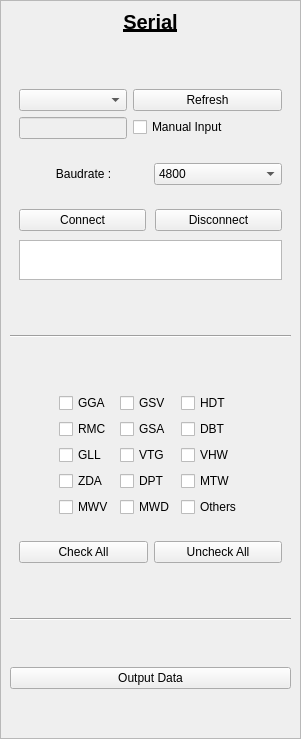
         <widget class="QFrame" name="verticalFrame_udp_output_2">
          <property name="frameShape">
           <enum>QFrame::Shape::StyledPanel</enum>
          </property>
          <layout class="QVBoxLayout" name="verticalLayout_11">
           <property name="leftMargin">
            <number>9</number>
           </property>
           <property name="topMargin">
            <number>9</number>
           </property>
           <property name="rightMargin">
            <number>9</number>
           </property>
           <property name="bottomMargin">
            <number>9</number>
           </property>
           <item>
            <widget class="QLabel" name="label_23">
             <property name="sizePolicy">
              <sizepolicy hsizetype="Preferred" vsizetype="Maximum">
               <horstretch>0</horstretch>
               <verstretch>0</verstretch>
              </sizepolicy>
             </property>
             <property name="font">
              <font>
               <pointsize>15</pointsize>
               <bold>true</bold>
               <underline>true</underline>
              </font>
             </property>
             <property name="text">
              <string>Serial</string>
             </property>
             <property name="alignment">
              <set>Qt::AlignmentFlag::AlignCenter</set>
             </property>
            </widget>
           </item>
           <item>
            <spacer name="verticalSpacer_22">
             <property name="orientation">
              <enum>Qt::Orientation::Vertical</enum>
             </property>
             <property name="sizeHint" stdset="0">
              <size>
               <width>20</width>
               <height>40</height>
              </size>
             </property>
            </spacer>
           </item>
           <item>
            <layout class="QHBoxLayout" name="horizontalLayout_17">
             <property name="leftMargin">
              <number>9</number>
             </property>
             <property name="topMargin">
              <number>9</number>
             </property>
             <property name="rightMargin">
              <number>9</number>
             </property>
             <property name="bottomMargin">
              <number>9</number>
             </property>
             <item>
              <layout class="QVBoxLayout" name="verticalLayout_20">
               <item>
                <widget class="QComboBox" name="comboBox_serial_output_port_list">
                 <property name="sizePolicy">
                  <sizepolicy hsizetype="Ignored" vsizetype="Fixed">
                   <horstretch>0</horstretch>
                   <verstretch>0</verstretch>
                  </sizepolicy>
                 </property>
                 <property name="minimumSize">
                  <size>
                   <width>100</width>
                   <height>0</height>
                  </size>
                 </property>
                 <property name="maximumSize">
                  <size>
                   <width>16777215</width>
                   <height>16777215</height>
                  </size>
                 </property>
                </widget>
               </item>
               <item>
                <widget class="QLineEdit" name="lineEdit_serial_manual_output">
                 <property name="enabled">
                  <bool>false</bool>
                 </property>
                 <property name="sizePolicy">
                  <sizepolicy hsizetype="Maximum" vsizetype="Fixed">
                   <horstretch>0</horstretch>
                   <verstretch>0</verstretch>
                  </sizepolicy>
                 </property>
                </widget>
               </item>
              </layout>
             </item>
             <item>
              <layout class="QVBoxLayout" name="verticalLayout_24">
               <item>
                <widget class="QPushButton" name="pushButton_refresh_available_port_serial_output">
                 <property name="sizePolicy">
                  <sizepolicy hsizetype="Preferred" vsizetype="Fixed">
                   <horstretch>0</horstretch>
                   <verstretch>0</verstretch>
                  </sizepolicy>
                 </property>
                 <property name="font">
                  <font>
                   <pointsize>9</pointsize>
                  </font>
                 </property>
                 <property name="text">
                  <string>Refresh</string>
                 </property>
                 <property name="icon">
                  <iconset theme="QIcon::ThemeIcon::ViewRefresh"/>
                 </property>
                 <property name="iconSize">
                  <size>
                   <width>10</width>
                   <height>10</height>
                  </size>
                 </property>
                </widget>
               </item>
               <item>
                <widget class="QCheckBox" name="checkBox_serial_manual_output">
                 <property name="sizePolicy">
                  <sizepolicy hsizetype="Preferred" vsizetype="Fixed">
                   <horstretch>0</horstretch>
                   <verstretch>0</verstretch>
                  </sizepolicy>
                 </property>
                 <property name="text">
                  <string>Manual Input</string>
                 </property>
                </widget>
               </item>
              </layout>
             </item>
            </layout>
           </item>
           <item>
            <layout class="QHBoxLayout" name="horizontalLayout_18">
             <property name="leftMargin">
              <number>9</number>
             </property>
             <property name="topMargin">
              <number>9</number>
             </property>
             <property name="rightMargin">
              <number>9</number>
             </property>
             <property name="bottomMargin">
              <number>9</number>
             </property>
             <item>
              <widget class="QLabel" name="label_25">
               <property name="sizePolicy">
                <sizepolicy hsizetype="Preferred" vsizetype="Preferred">
                 <horstretch>0</horstretch>
                 <verstretch>0</verstretch>
                </sizepolicy>
               </property>
               <property name="text">
                <string>Baudrate :</string>
               </property>
               <property name="alignment">
                <set>Qt::AlignmentFlag::AlignCenter</set>
               </property>
              </widget>
             </item>
             <item>
              <widget class="QComboBox" name="comboBox_serial_output_port_baudrate">
               <property name="currentText">
                <string>4800</string>
               </property>
               <property name="currentIndex">
                <number>2</number>
               </property>
               <item>
                <property name="text">
                 <string>1200</string>
                </property>
               </item>
               <item>
                <property name="text">
                 <string>2400</string>
                </property>
               </item>
               <item>
                <property name="text">
                 <string>4800</string>
                </property>
               </item>
               <item>
                <property name="text">
                 <string>9600</string>
                </property>
               </item>
               <item>
                <property name="text">
                 <string>19200</string>
                </property>
               </item>
               <item>
                <property name="text">
                 <string>38400</string>
                </property>
               </item>
               <item>
                <property name="text">
                 <string>57600</string>
                </property>
               </item>
               <item>
                <property name="text">
                 <string>115200</string>
                </property>
               </item>
              </widget>
             </item>
            </layout>
           </item>
           <item>
            <layout class="QGridLayout" name="gridLayout_6">
             <property name="leftMargin">
              <number>9</number>
             </property>
             <property name="topMargin">
              <number>9</number>
             </property>
             <property name="rightMargin">
              <number>9</number>
             </property>
             <property name="bottomMargin">
              <number>9</number>
             </property>
             <property name="spacing">
              <number>9</number>
             </property>
             <item row="0" column="0">
              <widget class="QPushButton" name="pushButton_connect_serial_output">
               <property name="text">
                <string>Connect</string>
               </property>
              </widget>
             </item>
             <item row="0" column="1">
              <widget class="QPushButton" name="pushButton_disconnect_serial_output">
               <property name="text">
                <string>Disconnect</string>
               </property>
              </widget>
             </item>
             <item row="1" column="0" colspan="2">
              <widget class="QPlainTextEdit" name="plainTextEdit_connection_status_output_serial">
               <property name="maximumSize">
                <size>
                 <width>16777215</width>
                 <height>40</height>
                </size>
               </property>
               <property name="readOnly">
                <bool>true</bool>
               </property>
              </widget>
             </item>
            </layout>
           </item>
           <item>
            <spacer name="verticalSpacer_23">
             <property name="orientation">
              <enum>Qt::Orientation::Vertical</enum>
             </property>
             <property name="sizeHint" stdset="0">
              <size>
               <width>20</width>
               <height>40</height>
              </size>
             </property>
            </spacer>
           </item>
           <item>
            <widget class="Line" name="line_4">
             <property name="orientation">
              <enum>Qt::Orientation::Horizontal</enum>
             </property>
            </widget>
           </item>
           <item>
            <spacer name="verticalSpacer_24">
             <property name="orientation">
              <enum>Qt::Orientation::Vertical</enum>
             </property>
             <property name="sizeHint" stdset="0">
              <size>
               <width>20</width>
               <height>40</height>
              </size>
             </property>
            </spacer>
           </item>
           <item>
            <layout class="QGridLayout" name="gridLayout_5">
             <property name="leftMargin">
              <number>9</number>
             </property>
             <property name="topMargin">
              <number>9</number>
             </property>
             <property name="rightMargin">
              <number>9</number>
             </property>
             <property name="bottomMargin">
              <number>9</number>
             </property>
             <item row="1" column="1">
              <widget class="QCheckBox" name="checkBox_serial_output_rmc">
               <property name="text">
                <string>RMC</string>
               </property>
              </widget>
             </item>
             <item row="4" column="1">
              <widget class="QCheckBox" name="checkBox_serial_output_zda">
               <property name="text">
                <string>ZDA</string>
               </property>
              </widget>
             </item>
             <item row="3" column="3">
              <widget class="QCheckBox" name="checkBox_serial_output_vhw">
               <property name="text">
                <string>VHW</string>
               </property>
               <property name="checkable">
                <bool>true</bool>
               </property>
              </widget>
             </item>
             <item row="0" column="0">
              <spacer name="horizontalSpacer_18">
               <property name="orientation">
                <enum>Qt::Orientation::Horizontal</enum>
               </property>
               <property name="sizeHint" stdset="0">
                <size>
                 <width>40</width>
                 <height>20</height>
                </size>
               </property>
              </spacer>
             </item>
             <item row="3" column="2">
              <widget class="QCheckBox" name="checkBox_serial_output_vtg">
               <property name="text">
                <string>VTG</string>
               </property>
              </widget>
             </item>
             <item row="1" column="2">
              <widget class="QCheckBox" name="checkBox_serial_output_gsa">
               <property name="text">
                <string>GSA</string>
               </property>
              </widget>
             </item>
             <item row="0" column="2">
              <widget class="QCheckBox" name="checkBox_serial_output_gsv">
               <property name="text">
                <string>GSV</string>
               </property>
              </widget>
             </item>
             <item row="0" column="3">
              <widget class="QCheckBox" name="checkBox_serial_output_hdt">
               <property name="text">
                <string>HDT</string>
               </property>
               <property name="checkable">
                <bool>true</bool>
               </property>
              </widget>
             </item>
             <item row="4" column="2">
              <widget class="QCheckBox" name="checkBox_serial_output_dpt">
               <property name="text">
                <string>DPT</string>
               </property>
              </widget>
             </item>
             <item row="4" column="3">
              <widget class="QCheckBox" name="checkBox_serial_output_mtw">
               <property name="text">
                <string>MTW</string>
               </property>
              </widget>
             </item>
             <item row="0" column="4">
              <spacer name="horizontalSpacer_19">
               <property name="orientation">
                <enum>Qt::Orientation::Horizontal</enum>
               </property>
               <property name="sizeHint" stdset="0">
                <size>
                 <width>40</width>
                 <height>20</height>
                </size>
               </property>
              </spacer>
             </item>
             <item row="0" column="1">
              <widget class="QCheckBox" name="checkBox_serial_output_gga">
               <property name="text">
                <string>GGA</string>
               </property>
              </widget>
             </item>
             <item row="3" column="1">
              <widget class="QCheckBox" name="checkBox_serial_output_gll">
               <property name="text">
                <string>GLL</string>
               </property>
              </widget>
             </item>
             <item row="1" column="3">
              <widget class="QCheckBox" name="checkBox_serial_output_dbt">
               <property name="text">
                <string>DBT</string>
               </property>
               <property name="checkable">
                <bool>true</bool>
               </property>
              </widget>
             </item>
             <item row="5" column="1">
              <widget class="QCheckBox" name="checkBox_serial_output_mwv">
               <property name="text">
                <string>MWV</string>
               </property>
              </widget>
             </item>
             <item row="5" column="2">
              <widget class="QCheckBox" name="checkBox_serial_output_mwd">
               <property name="text">
                <string>MWD</string>
               </property>
              </widget>
             </item>
             <item row="5" column="3">
              <widget class="QCheckBox" name="checkBox_serial_output_others">
               <property name="text">
                <string>Others</string>
               </property>
              </widget>
             </item>
            </layout>
           </item>
           <item>
            <widget class="QFrame" name="horizontalFrame_3">
             <property name="sizePolicy">
              <sizepolicy hsizetype="Preferred" vsizetype="Maximum">
               <horstretch>0</horstretch>
               <verstretch>0</verstretch>
              </sizepolicy>
             </property>
             <layout class="QHBoxLayout" name="horizontalLayout_19">
              <item>
               <widget class="QPushButton" name="pushButton_check_all_serial_output">
                <property name="text">
                 <string>Check All</string>
                </property>
               </widget>
              </item>
              <item>
               <widget class="QPushButton" name="pushButton_uncheck_all_serial_output">
                <property name="text">
                 <string>Uncheck All</string>
                </property>
               </widget>
              </item>
             </layout>
            </widget>
           </item>
           <item>
            <spacer name="verticalSpacer_11">
             <property name="orientation">
              <enum>Qt::Orientation::Vertical</enum>
             </property>
             <property name="sizeHint" stdset="0">
              <size>
               <width>20</width>
               <height>40</height>
              </size>
             </property>
            </spacer>
           </item>
           <item>
            <widget class="Line" name="line_5">
             <property name="orientation">
              <enum>Qt::Orientation::Horizontal</enum>
             </property>
            </widget>
           </item>
           <item>
            <spacer name="verticalSpacer_12">
             <property name="orientation">
              <enum>Qt::Orientation::Vertical</enum>
             </property>
             <property name="sizeHint" stdset="0">
              <size>
               <width>20</width>
               <height>40</height>
              </size>
             </property>
            </spacer>
           </item>
           <item>
            <widget class="QPushButton" name="pushButton_activate_serial_output">
             <property name="text">
              <string>Output Data</string>
             </property>
             <property name="icon">
              <iconset theme="QIcon::ThemeIcon::DocumentSend"/>
             </property>
             <property name="checkable">
              <bool>true</bool>
             </property>
            </widget>
           </item>
           <item>
            <spacer name="verticalSpacer_13">
             <property name="orientation">
              <enum>Qt::Orientation::Vertical</enum>
             </property>
             <property name="sizeHint" stdset="0">
              <size>
               <width>20</width>
               <height>40</height>
              </size>
             </property>
            </spacer>
           </item>
          </layout>
         </widget>
